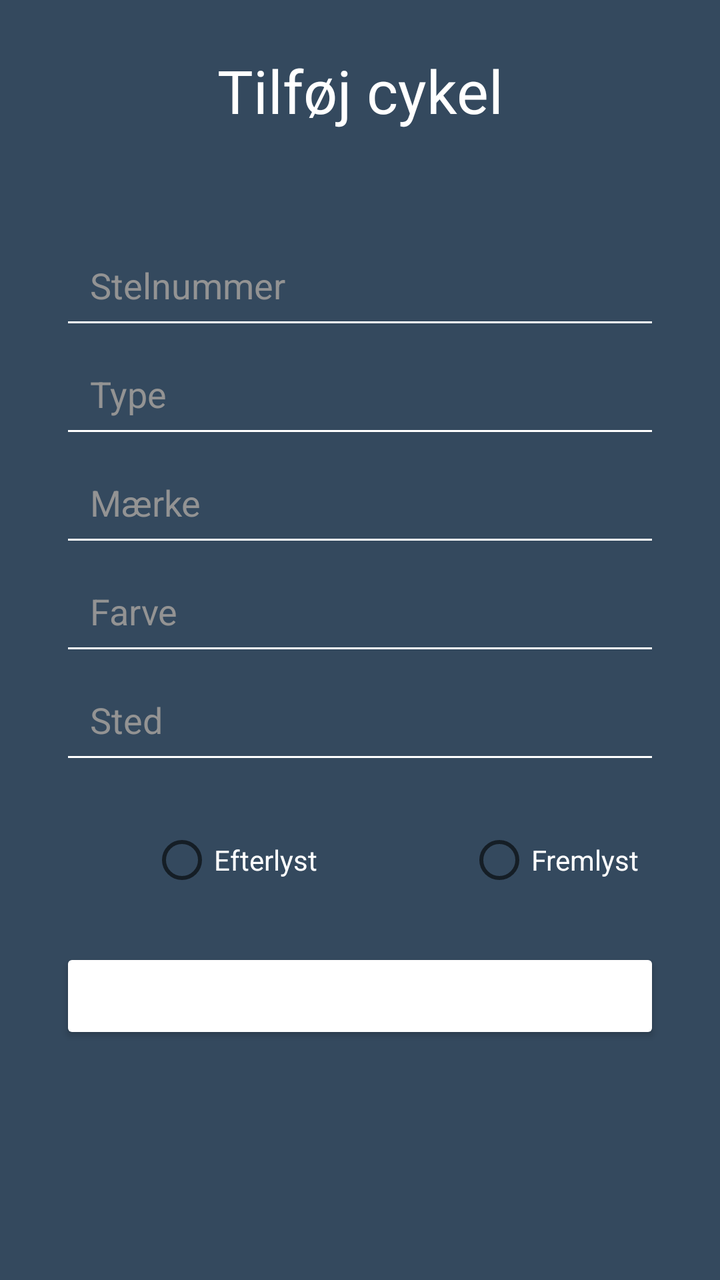
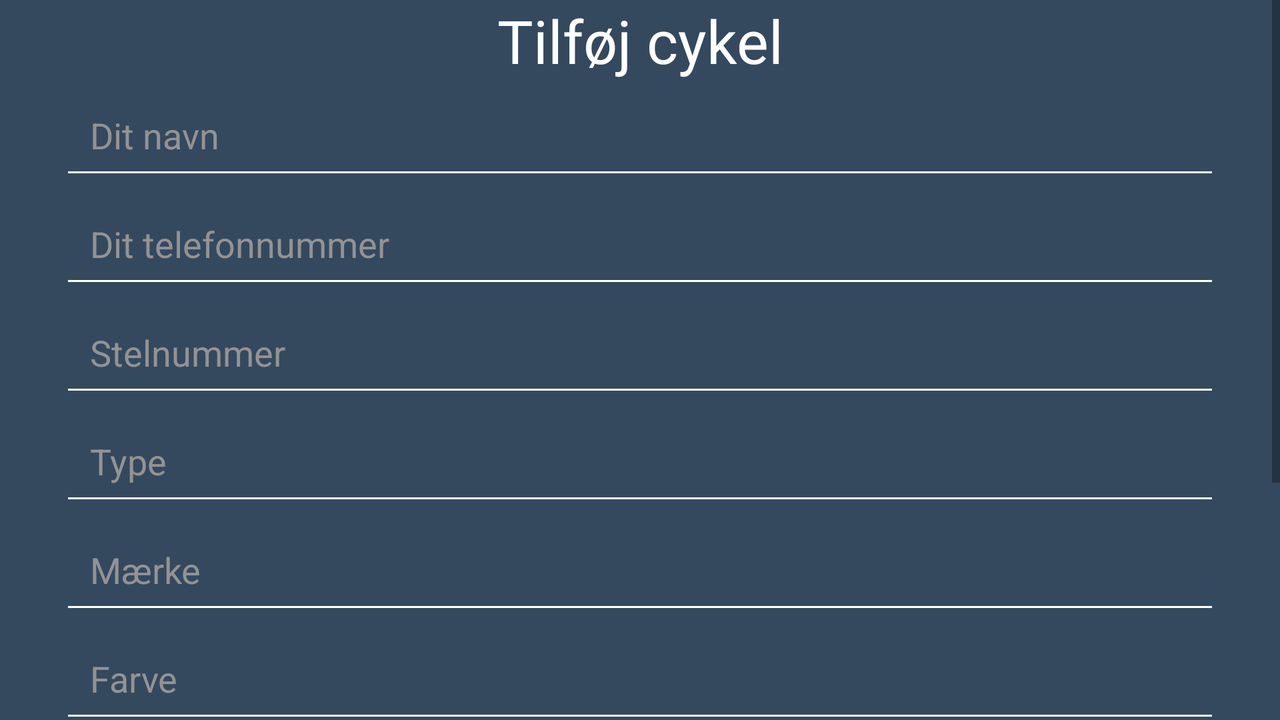

One screen, two layout resources from the same app: the default and the author's alternative for another configuration. Each is rendered where Android would select it; the XML of both is given below.
<!-- AndroidManifest.xml: application theme AppTheme -->
<!-- res/layout/activity_add_bike.xml -->
<?xml version="1.0" encoding="utf-8"?>
<LinearLayout xmlns:android="http://schemas.android.com/apk/res/android"
    xmlns:app="http://schemas.android.com/apk/res-auto"
    xmlns:tools="http://schemas.android.com/tools"
    android:layout_width="match_parent"
    android:orientation="vertical"
    android:background="#34495e"
    android:layout_height="match_parent"
    tools:context=".AddBikeActivity">

    <TextView
        android:layout_width="match_parent"
        android:layout_height="wrap_content"
        android:text="Tilføj cykel"
        android:layout_marginTop="25dp"
        android:textAlignment="center"
        android:textAppearance="@style/TextAppearance.AppCompat.Display1"
        android:textColor="#FFFFFF"
        android:textSize="30dp"/>


    <EditText
        android:id="@+id/addBikeFrameNoEditText"
        android:layout_width="match_parent"
        android:layout_height="wrap_content"
        android:layout_marginTop="50dp"
        android:layout_marginStart="30dp"
        android:layout_marginEnd="30dp"
        android:width="250dp"
        android:hint="Stelnummer"
        android:padding="15dp"
        android:textColor="#FFFFFF"
        android:inputType="text"
        />

        <TextView
        android:id="@+id/addBikeStelNummerError"
        android:layout_width="match_parent"
        android:layout_height="wrap_content"
        android:layout_marginStart="45dp"
        android:layout_marginEnd="30dp"
        android:textColor="#FF6347"
        android:textSize="15dp"
        android:visibility="gone"
        />

    <EditText
        android:id="@+id/addBikeKindOfBikeEditText"
        android:layout_width="match_parent"
        android:layout_height="wrap_content"
        android:layout_marginStart="30dp"
        android:layout_marginEnd="30dp"
        android:width="250dp"
        android:hint="Type"
        android:padding="15dp"
        android:textColor="#FFFFFF"
        android:inputType="text"
        />
    <TextView
        android:id="@+id/addBikeTypeError"
        android:layout_width="match_parent"
        android:layout_height="wrap_content"
        android:layout_marginStart="45dp"
        android:layout_marginEnd="30dp"
        android:textColor="#FF6347"
        android:textSize="15dp"
        android:visibility="gone"
        />

    <EditText
        android:id="@+id/addBikeBrandEditText"
        android:layout_width="match_parent"
        android:layout_height="wrap_content"
        android:layout_marginStart="30dp"
        android:layout_marginEnd="30dp"
        android:width="250dp"
        android:hint="Mærke"
        android:padding="15dp"
        android:textColor="#FFFFFF"
        android:inputType="text"
        />

    <TextView
        android:id="@+id/addBikeMaerkeError"
        android:layout_width="match_parent"
        android:layout_height="wrap_content"
        android:layout_marginStart="45dp"
        android:layout_marginEnd="30dp"
        android:textColor="#FF6347"
        android:textSize="15dp"
        android:visibility="gone"
        />

    <EditText
        android:id="@+id/addBikeColorEditText"
        android:layout_width="match_parent"
        android:layout_height="wrap_content"
        android:layout_marginStart="30dp"
        android:layout_marginEnd="30dp"
        android:width="250dp"
        android:hint="Farve"
        android:padding="15dp"
        android:textColor="#FFFFFF"
        android:inputType="text"
        />

    <TextView
        android:id="@+id/addBikeFarveError"
        android:layout_width="match_parent"
        android:layout_height="wrap_content"
        android:layout_marginStart="45dp"
        android:layout_marginEnd="30dp"
        android:textColor="#FF6347"
        android:textSize="15dp"
        android:visibility="gone"
        />

    <EditText
        android:id="@+id/addBikePlaceEditText"
        android:layout_width="match_parent"
        android:layout_height="wrap_content"
        android:layout_marginStart="30dp"
        android:layout_marginEnd="30dp"
        android:width="250dp"
        android:hint="Sted"
        android:padding="15dp"
        android:textColor="#FFFFFF"
        />
    <TextView
        android:id="@+id/addBikeStedError"
        android:layout_width="match_parent"
        android:layout_height="wrap_content"
        android:layout_marginStart="45dp"
        android:layout_marginEnd="30dp"
        android:textColor="#FF6347"
        android:textSize="15dp"
        android:visibility="gone"
        />

   

    <TextView
        android:layout_width="match_parent"
        android:layout_height="wrap_content"
        android:text=""
        android:layout_marginStart="30dp"
        android:layout_marginEnd="30dp"
        android:textColor="#FFFFFF"
        />

   <RadioGroup xmlns:android="http://schemas.android.com/apk/res/android"
        android:layout_width="match_parent"
        android:layout_height="wrap_content"
        android:orientation="horizontal"
        android:id="@+id/addBikeRadioGroup"
        >
        <RadioButton android:id="@+id/efterlystChosen"
            android:layout_width="wrap_content"
            android:layout_height="wrap_content"
            android:textColor="#FFFFFF"
            android:text="Efterlyst"
            android:layout_marginStart="75dp"
            />
        <RadioButton android:id="@+id/fremlystChosen"
            android:layout_width="wrap_content"
            android:layout_height="wrap_content"
            android:textColor="#FFFFFF"
            android:layout_marginStart="75dp"
            android:text="Fremlyst"
            />
    </RadioGroup>

    <Button
        android:id="@+id/addBikeAddBikeButton"
        android:layout_width="match_parent"
        android:layout_height="wrap_content"
        android:layout_marginStart="30dp"
        android:layout_marginEnd="30dp"
        android:layout_marginTop="20dp"
        android:textColor="#FFFFFF"
        android:text="Tilføj cykel"
        android:onClick="AddBikeClick"
        />

    <TextView
        android:id="@+id/addBikeMessageTextView"
        android:layout_width="match_parent"
        android:layout_height="wrap_content"
        android:layout_marginStart="30dp"
        android:layout_marginEnd="30dp"
        android:textColor="#FFFFFF"
        />

    <ProgressBar
        android:id="@+id/addBikeProgressBar"
        android:layout_width="wrap_content"
        android:layout_height="wrap_content"
        android:layout_gravity="center"
        android:visibility="gone"/>

</LinearLayout>
<!-- resources referenced by this layout -->
<resources>
  <style name="AppTheme" parent="Theme.MaterialComponents.Light.NoActionBar">
          
          
          <item name="colorPrimary">#0EC1C6</item>
          <item name="colorPrimaryDark">#222831</item>
          <item name="colorAccent">@color/colorAccent</item>
          <item name="android:textColorHint">#939393</item>
          <item name="backgroundTint">#FFFFFF</item>
      </style>
  <color name="colorAccent">#03DAC5</color>
</resources>
<!-- res/layout-land/activity_add_bike.xml (the author's variant of the layout above) -->
<!-- drawn on the phone turned sideways -->
<?xml version="1.0" encoding="utf-8"?>
<ScrollView xmlns:android="http://schemas.android.com/apk/res/android"
    xmlns:app="http://schemas.android.com/apk/res-auto"
    xmlns:tools="http://schemas.android.com/tools"
    android:layout_width="match_parent"
    android:fillViewport="true"
    android:background="#34495e"
    android:layout_height="match_parent"
    tools:context=".AddBikeActivity">

<LinearLayout
    android:layout_width="match_parent"
    android:layout_height="wrap_content"
    android:orientation="vertical">

    <TextView
        android:layout_width="match_parent"
        android:layout_height="wrap_content"
        android:text="Tilføj cykel"
        android:textAlignment="center"
        android:textAppearance="@style/TextAppearance.AppCompat.Display1"
        android:textColor="#FFFFFF"
        android:textSize="30dp"/>


    <EditText
        android:id="@+id/addBikeNameOfPersonEditText"
        android:layout_width="match_parent"
        android:layout_height="wrap_content"
        android:layout_marginStart="30dp"
        android:layout_marginEnd="30dp"
        android:width="250dp"
        android:hint="Dit navn"
        android:padding="15dp"
        android:textColor="#FFFFFF"
        android:inputType="text"
        />

    <EditText
        android:id="@+id/addBikePhoneNoOfPersonEditText"
        android:layout_width="match_parent"
        android:layout_height="wrap_content"
        android:layout_marginStart="30dp"
        android:layout_marginEnd="30dp"
        android:width="250dp"
        android:hint="Dit telefonnummer"
        android:padding="15dp"
        android:textColor="#FFFFFF"
        android:inputType="text"
        />

    <EditText
        android:id="@+id/addBikeFrameNoEditText"
        android:layout_width="match_parent"
        android:layout_height="wrap_content"
        android:layout_marginStart="30dp"
        android:layout_marginEnd="30dp"
        android:width="250dp"
        android:hint="Stelnummer"
        android:padding="15dp"
        android:textColor="#FFFFFF"
        android:inputType="text"
        />

        <TextView
        android:id="@+id/addBikeStelNummerError"
        android:layout_width="match_parent"
        android:layout_height="wrap_content"
        android:layout_marginStart="45dp"
        android:layout_marginEnd="30dp"
        android:textColor="#FF6347"
        android:textSize="15dp"
        android:visibility="gone"
        />

    <EditText
        android:id="@+id/addBikeKindOfBikeEditText"
        android:layout_width="match_parent"
        android:layout_height="wrap_content"
        android:layout_marginStart="30dp"
        android:layout_marginEnd="30dp"
        android:width="250dp"
        android:hint="Type"
        android:padding="15dp"
        android:textColor="#FFFFFF"
        android:inputType="textCapWords"

        />
    <TextView
        android:id="@+id/addBikeTypeError"
        android:layout_width="match_parent"
        android:layout_height="wrap_content"
        android:layout_marginStart="45dp"
        android:layout_marginEnd="30dp"
        android:textColor="#FF6347"
        android:textSize="15dp"
        android:visibility="gone"
        />

    <EditText
        android:id="@+id/addBikeBrandEditText"
        android:layout_width="match_parent"
        android:layout_height="wrap_content"
        android:layout_marginStart="30dp"
        android:layout_marginEnd="30dp"
        android:width="250dp"
        android:hint="Mærke"
        android:padding="15dp"
        android:textColor="#FFFFFF"
        android:inputType="textCapWords"
        />

    <TextView
        android:id="@+id/addBikeMaerkeError"
        android:layout_width="match_parent"
        android:layout_height="wrap_content"
        android:layout_marginStart="45dp"
        android:layout_marginEnd="30dp"
        android:textColor="#FF6347"
        android:textSize="15dp"
        android:visibility="gone"
        />

    <EditText
        android:id="@+id/addBikeColorEditText"
        android:layout_width="match_parent"
        android:layout_height="wrap_content"
        android:layout_marginStart="30dp"
        android:layout_marginEnd="30dp"
        android:width="250dp"
        android:hint="Farve"
        android:padding="15dp"
        android:textColor="#FFFFFF"
        android:inputType="textCapWords"
        />

    <TextView
        android:id="@+id/addBikeFarveError"
        android:layout_width="match_parent"
        android:layout_height="wrap_content"
        android:layout_marginStart="45dp"
        android:layout_marginEnd="30dp"
        android:textColor="#FF6347"
        android:textSize="15dp"
        android:visibility="gone"
        />

    <EditText
        android:id="@+id/addBikePlaceEditText"
        android:layout_width="match_parent"
        android:layout_height="wrap_content"
        android:layout_marginStart="30dp"
        android:layout_marginEnd="30dp"
        android:width="250dp"
        android:hint="Sted"
        android:padding="15dp"
        android:textColor="#FFFFFF"
        android:inputType="textCapWords"

        />
    <TextView
        android:id="@+id/addBikeStedError"
        android:layout_width="match_parent"
        android:layout_height="wrap_content"
        android:layout_marginStart="45dp"
        android:layout_marginEnd="30dp"
        android:textColor="#FF6347"
        android:textSize="15dp"
        android:visibility="gone"
        />

    <EditText
        android:id="@+id/addBikeDateEditText"
        android:layout_width="match_parent"
        android:layout_height="wrap_content"
        android:layout_marginStart="30dp"
        android:layout_marginEnd="30dp"
        android:width="250dp"
        android:hint="Dato"
        android:padding="15dp"
        android:textColor="#FFFFFF"
        android:clickable="false"
        android:visibility="gone"
        />



   <RadioGroup xmlns:android="http://schemas.android.com/apk/res/android"
        android:layout_width="match_parent"
        android:layout_height="wrap_content"
        android:orientation="horizontal"
        android:id="@+id/addBikeRadioGroup"
        >
        <RadioButton android:id="@+id/efterlystChosen"
            android:layout_width="wrap_content"
            android:layout_height="wrap_content"
            android:textColor="#FFFFFF"
            android:text="Efterlyst"
            android:layout_marginStart="75dp"
            />
        <RadioButton android:id="@+id/fremlystChosen"
            android:layout_width="wrap_content"
            android:layout_height="wrap_content"
            android:textColor="#FFFFFF"
            android:layout_marginStart="75dp"
            android:text="Fremlyst"
            />
    </RadioGroup>

    <Button
        android:id="@+id/addBikeAddBikeButton"
        android:layout_width="match_parent"
        android:layout_height="wrap_content"
        android:layout_marginStart="30dp"
        android:layout_marginEnd="30dp"
        android:layout_marginBottom="20dp"
        android:textColor="#FFFFFF"
        android:text="Tilføj cykel"
        android:onClick="AddBikeClick"
        />

    <ProgressBar
        android:id="@+id/addBikeProgressBar"
        android:layout_width="wrap_content"
        android:layout_height="wrap_content"
        android:layout_gravity="center"
        android:visibility="gone"/>

</LinearLayout>

</ScrollView>
